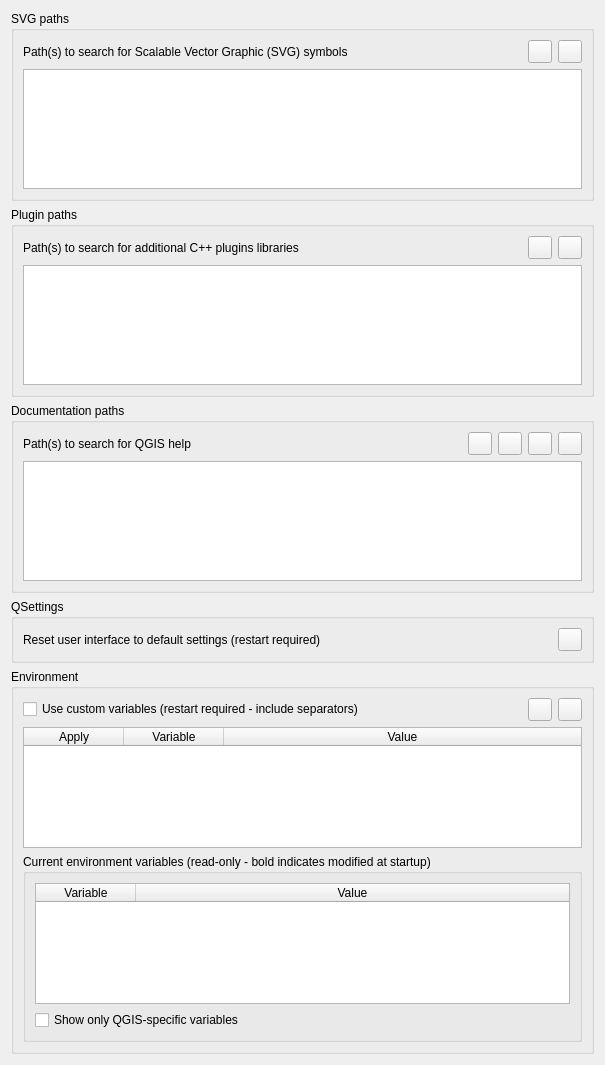
             <widget class="QWidget" name="mOptionsScrollAreaContents_03">
              <property name="geometry">
               <rect>
                <x>0</x>
                <y>0</y>
                <width>605</width>
                <height>1065</height>
               </rect>
              </property>
              <layout class="QVBoxLayout" name="verticalLayout_22">
               <item>
                <widget class="QgsCollapsibleGroupBox" name="groupBox_2">
                 <property name="title">
                  <string>SVG paths</string>
                 </property>
                 <layout class="QGridLayout" name="_6">
                  <item row="0" column="0">
                   <widget class="QLabel" name="mSVGLabel">
                    <property name="text">
                     <string>Path(s) to search for Scalable Vector Graphic (SVG) symbols</string>
                    </property>
                   </widget>
                  </item>
                  <item row="0" column="1">
                   <spacer>
                    <property name="orientation">
                     <enum>Qt::Horizontal</enum>
                    </property>
                    <property name="sizeHint" stdset="0">
                     <size>
                      <width>31</width>
                      <height>20</height>
                     </size>
                    </property>
                   </spacer>
                  </item>
                  <item row="0" column="2">
                   <widget class="QToolButton" name="mBtnAddSVGPath">
                    <property name="toolTip">
                     <string>Add new path</string>
                    </property>
                    <property name="text">
                     <string/>
                    </property>
                    <property name="icon">
                     <iconset resource="../../images/images.qrc">
                      <normaloff>:/images/themes/default/symbologyAdd.svg</normaloff>:/images/themes/default/symbologyAdd.svg</iconset>
                    </property>
                   </widget>
                  </item>
                  <item row="0" column="3">
                   <widget class="QToolButton" name="mBtnRemoveSVGPath">
                    <property name="toolTip">
                     <string>Remove path</string>
                    </property>
                    <property name="text">
                     <string/>
                    </property>
                    <property name="icon">
                     <iconset resource="../../images/images.qrc">
                      <normaloff>:/images/themes/default/symbologyRemove.svg</normaloff>:/images/themes/default/symbologyRemove.svg</iconset>
                    </property>
                   </widget>
                  </item>
                  <item row="1" column="0" colspan="4">
                   <widget class="QListWidget" name="mListSVGPaths">
                    <property name="minimumSize">
                     <size>
                      <width>0</width>
                      <height>120</height>
                     </size>
                    </property>
                   </widget>
                  </item>
                 </layout>
                </widget>
               </item>
               <item>
                <widget class="QgsCollapsibleGroupBox" name="groupBox_4">
                 <property name="title">
                  <string>Plugin paths</string>
                 </property>
                 <layout class="QGridLayout" name="_3">
                  <item row="0" column="0">
                   <widget class="QLabel" name="mSVGLabel_2">
                    <property name="text">
                     <string>Path(s) to search for additional C++ plugins libraries</string>
                    </property>
                   </widget>
                  </item>
                  <item row="0" column="1">
                   <spacer>
                    <property name="orientation">
                     <enum>Qt::Horizontal</enum>
                    </property>
                    <property name="sizeHint" stdset="0">
                     <size>
                      <width>31</width>
                      <height>20</height>
                     </size>
                    </property>
                   </spacer>
                  </item>
                  <item row="0" column="2">
                   <widget class="QToolButton" name="mBtnAddPluginPath">
                    <property name="toolTip">
                     <string>Add new path</string>
                    </property>
                    <property name="text">
                     <string/>
                    </property>
                    <property name="icon">
                     <iconset resource="../../images/images.qrc">
                      <normaloff>:/images/themes/default/symbologyAdd.svg</normaloff>:/images/themes/default/symbologyAdd.svg</iconset>
                    </property>
                   </widget>
                  </item>
                  <item row="0" column="3">
                   <widget class="QToolButton" name="mBtnRemovePluginPath">
                    <property name="toolTip">
                     <string>Remove path</string>
                    </property>
                    <property name="text">
                     <string/>
                    </property>
                    <property name="icon">
                     <iconset resource="../../images/images.qrc">
                      <normaloff>:/images/themes/default/symbologyRemove.svg</normaloff>:/images/themes/default/symbologyRemove.svg</iconset>
                    </property>
                   </widget>
                  </item>
                  <item row="1" column="0" colspan="4">
                   <widget class="QListWidget" name="mListPluginPaths">
                    <property name="minimumSize">
                     <size>
                      <width>0</width>
                      <height>120</height>
                     </size>
                    </property>
                   </widget>
                  </item>
                 </layout>
                </widget>
               </item>
               <item>
                <widget class="QgsCollapsibleGroupBox" name="groupBox_29">
                 <property name="title">
                  <string>Documentation paths</string>
                 </property>
                 <layout class="QGridLayout" name="_4">
                  <item row="1" column="0" colspan="6">
                   <widget class="QTreeWidget" name="mHelpPathTreeWidget">
                    <property name="minimumSize">
                     <size>
                      <width>0</width>
                      <height>120</height>
                     </size>
                    </property>
                    <attribute name="headerVisible">
                     <bool>false</bool>
                    </attribute>
                    <column>
                     <property name="text">
                      <string notr="true">1</string>
                     </property>
                    </column>
                   </widget>
                  </item>
                  <item row="0" column="3">
                   <widget class="QToolButton" name="mBtnMoveHelpDown">
                    <property name="toolTip">
                     <string>Add new path</string>
                    </property>
                    <property name="text">
                     <string/>
                    </property>
                    <property name="icon">
                     <iconset resource="../../images/images.qrc">
                      <normaloff>:/images/themes/default/mActionArrowDown.png</normaloff>:/images/themes/default/mActionArrowDown.png</iconset>
                    </property>
                   </widget>
                  </item>
                  <item row="0" column="1">
                   <spacer>
                    <property name="orientation">
                     <enum>Qt::Horizontal</enum>
                    </property>
                    <property name="sizeHint" stdset="0">
                     <size>
                      <width>31</width>
                      <height>20</height>
                     </size>
                    </property>
                   </spacer>
                  </item>
                  <item row="0" column="0">
                   <widget class="QLabel" name="mDocsLabel">
                    <property name="text">
                     <string>Path(s) to search for QGIS help</string>
                    </property>
                   </widget>
                  </item>
                  <item row="0" column="5">
                   <widget class="QToolButton" name="mBtnRemoveHelpPath">
                    <property name="toolTip">
                     <string>Remove path</string>
                    </property>
                    <property name="text">
                     <string/>
                    </property>
                    <property name="icon">
                     <iconset resource="../../images/images.qrc">
                      <normaloff>:/images/themes/default/symbologyRemove.svg</normaloff>:/images/themes/default/symbologyRemove.svg</iconset>
                    </property>
                   </widget>
                  </item>
                  <item row="0" column="4">
                   <widget class="QToolButton" name="mBtnAddHelpPath">
                    <property name="toolTip">
                     <string>Add new path</string>
                    </property>
                    <property name="text">
                     <string/>
                    </property>
                    <property name="icon">
                     <iconset resource="../../images/images.qrc">
                      <normaloff>:/images/themes/default/symbologyAdd.svg</normaloff>:/images/themes/default/symbologyAdd.svg</iconset>
                    </property>
                   </widget>
                  </item>
                  <item row="0" column="2">
                   <widget class="QToolButton" name="mBtnMoveHelpUp">
                    <property name="toolTip">
                     <string>Add new path</string>
                    </property>
                    <property name="text">
                     <string/>
                    </property>
                    <property name="icon">
                     <iconset resource="../../images/images.qrc">
                      <normaloff>:/images/themes/default/mActionArrowUp.png</normaloff>:/images/themes/default/mActionArrowUp.png</iconset>
                    </property>
                   </widget>
                  </item>
                 </layout>
                </widget>
               </item>
               <item>
                <widget class="QgsCollapsibleGroupBox" name="mQSettingsGrpBx">
                 <property name="title">
                  <string>QSettings</string>
                 </property>
                 <layout class="QGridLayout" name="gridLayout_13">
                  <item row="0" column="1">
                   <spacer name="horizontalSpacer_42">
                    <property name="orientation">
                     <enum>Qt::Horizontal</enum>
                    </property>
                    <property name="sizeHint" stdset="0">
                     <size>
                      <width>40</width>
                      <height>20</height>
                     </size>
                    </property>
                   </spacer>
                  </item>
                  <item row="0" column="2">
                   <widget class="QToolButton" name="mRestoreDefaultWindowStateBtn">
                    <property name="toolTip">
                     <string>Reset</string>
                    </property>
                    <property name="text">
                     <string/>
                    </property>
                    <property name="icon">
                     <iconset resource="../../images/images.qrc">
                      <normaloff>:/images/themes/default/mActionUndo.svg</normaloff>:/images/themes/default/mActionUndo.svg</iconset>
                    </property>
                   </widget>
                  </item>
                  <item row="0" column="0">
                   <widget class="QLabel" name="mRestoreDefaultWindowStateLbl">
                    <property name="text">
                     <string>Reset user interface to default settings (restart required)</string>
                    </property>
                   </widget>
                  </item>
                 </layout>
                </widget>
               </item>
               <item>
                <widget class="QgsCollapsibleGroupBox" name="mEnvironmentGrpBx">
                 <property name="minimumSize">
                  <size>
                   <width>0</width>
                   <height>0</height>
                  </size>
                 </property>
                 <property name="title">
                  <string>Environment</string>
                 </property>
                 <layout class="QGridLayout" name="gridLayout_32">
                  <item row="1" column="3">
                   <widget class="QToolButton" name="mRemoveCustomVarBtn">
                    <property name="sizePolicy">
                     <sizepolicy hsizetype="Maximum" vsizetype="Fixed">
                      <horstretch>0</horstretch>
                      <verstretch>0</verstretch>
                     </sizepolicy>
                    </property>
                    <property name="toolTip">
                     <string>Remove variable</string>
                    </property>
                    <property name="text">
                     <string/>
                    </property>
                    <property name="icon">
                     <iconset resource="../../images/images.qrc">
                      <normaloff>:/images/themes/default/symbologyRemove.svg</normaloff>:/images/themes/default/symbologyRemove.svg</iconset>
                    </property>
                   </widget>
                  </item>
                  <item row="1" column="2">
                   <widget class="QToolButton" name="mAddCustomVarBtn">
                    <property name="sizePolicy">
                     <sizepolicy hsizetype="Maximum" vsizetype="Fixed">
                      <horstretch>0</horstretch>
                      <verstretch>0</verstretch>
                     </sizepolicy>
                    </property>
                    <property name="toolTip">
                     <string>Add new variable</string>
                    </property>
                    <property name="text">
                     <string/>
                    </property>
                    <property name="icon">
                     <iconset resource="../../images/images.qrc">
                      <normaloff>:/images/themes/default/symbologyAdd.svg</normaloff>:/images/themes/default/symbologyAdd.svg</iconset>
                    </property>
                   </widget>
                  </item>
                  <item row="4" column="0" colspan="4">
                   <widget class="QgsCollapsibleGroupBox" name="mCurrentVariablesGrpBx">
                    <property name="minimumSize">
                     <size>
                      <width>0</width>
                      <height>0</height>
                     </size>
                    </property>
                    <property name="title">
                     <string>Current environment variables (read-only - bold indicates modified at startup)</string>
                    </property>
                    <property name="collapsed" stdset="0">
                     <bool>false</bool>
                    </property>
                    <property name="saveCollapsedState" stdset="0">
                     <bool>true</bool>
                    </property>
                    <layout class="QVBoxLayout" name="verticalLayout_8">
                     <item>
                      <widget class="QTableWidget" name="mCurrentVariablesTable">
                       <property name="minimumSize">
                        <size>
                         <width>0</width>
                         <height>120</height>
                        </size>
                       </property>
                       <property name="editTriggers">
                        <set>QAbstractItemView::AllEditTriggers</set>
                       </property>
                       <property name="dragEnabled">
                        <bool>true</bool>
                       </property>
                       <property name="dragDropMode">
                        <enum>QAbstractItemView::DragOnly</enum>
                       </property>
                       <property name="selectionMode">
                        <enum>QAbstractItemView::SingleSelection</enum>
                       </property>
                       <property name="sortingEnabled">
                        <bool>true</bool>
                       </property>
                       <property name="wordWrap">
                        <bool>false</bool>
                       </property>
                       <attribute name="horizontalHeaderMinimumSectionSize">
                        <number>100</number>
                       </attribute>
                       <attribute name="horizontalHeaderShowSortIndicator" stdset="0">
                        <bool>true</bool>
                       </attribute>
                       <attribute name="horizontalHeaderStretchLastSection">
                        <bool>true</bool>
                       </attribute>
                       <attribute name="verticalHeaderVisible">
                        <bool>false</bool>
                       </attribute>
                       <column>
                        <property name="text">
                         <string>Variable</string>
                        </property>
                       </column>
                       <column>
                        <property name="text">
                         <string>Value</string>
                        </property>
                       </column>
                      </widget>
                     </item>
                     <item>
                      <widget class="QCheckBox" name="mCurrentVariablesQGISChxBx">
                       <property name="text">
                        <string>Show only QGIS-specific variables</string>
                       </property>
                      </widget>
                     </item>
                    </layout>
                   </widget>
                  </item>
                  <item row="1" column="0">
                   <widget class="QCheckBox" name="mCustomVariablesChkBx">
                    <property name="text">
                     <string>Use custom variables (restart required - include separators)</string>
                    </property>
                   </widget>
                  </item>
                  <item row="1" column="1">
                   <spacer name="horizontalSpacer_14">
                    <property name="orientation">
                     <enum>Qt::Horizontal</enum>
                    </property>
                    <property name="sizeHint" stdset="0">
                     <size>
                      <width>40</width>
                      <height>20</height>
                     </size>
                    </property>
                   </spacer>
                  </item>
                  <item row="3" column="0" colspan="4">
                   <widget class="QTableWidget" name="mCustomVariablesTable">
                    <property name="minimumSize">
                     <size>
                      <width>0</width>
                      <height>120</height>
                     </size>
                    </property>
                    <property name="editTriggers">
                     <set>QAbstractItemView::AllEditTriggers</set>
                    </property>
                    <property name="selectionMode">
                     <enum>QAbstractItemView::SingleSelection</enum>
                    </property>
                    <property name="sortingEnabled">
                     <bool>true</bool>
                    </property>
                    <property name="wordWrap">
                     <bool>false</bool>
                    </property>
                    <property name="cornerButtonEnabled">
                     <bool>false</bool>
                    </property>
                    <attribute name="horizontalHeaderMinimumSectionSize">
                     <number>4</number>
                    </attribute>
                    <attribute name="horizontalHeaderShowSortIndicator" stdset="0">
                     <bool>true</bool>
                    </attribute>
                    <attribute name="horizontalHeaderStretchLastSection">
                     <bool>true</bool>
                    </attribute>
                    <attribute name="verticalHeaderVisible">
                     <bool>false</bool>
                    </attribute>
                    <column>
                     <property name="text">
                      <string>Apply</string>
                     </property>
                    </column>
                    <column>
                     <property name="text">
                      <string>Variable</string>
                     </property>
                    </column>
                    <column>
                     <property name="text">
                      <string>Value</string>
                     </property>
                    </column>
                   </widget>
                  </item>
                 </layout>
                </widget>
               </item>
               <item>
                <spacer name="verticalSpacer_11">
                 <property name="orientation">
                  <enum>Qt::Vertical</enum>
                 </property>
                 <property name="sizeHint" stdset="0">
                  <size>
                   <width>20</width>
                   <height>40</height>
                  </size>
                 </property>
                </spacer>
               </item>
              </layout>
             </widget>
